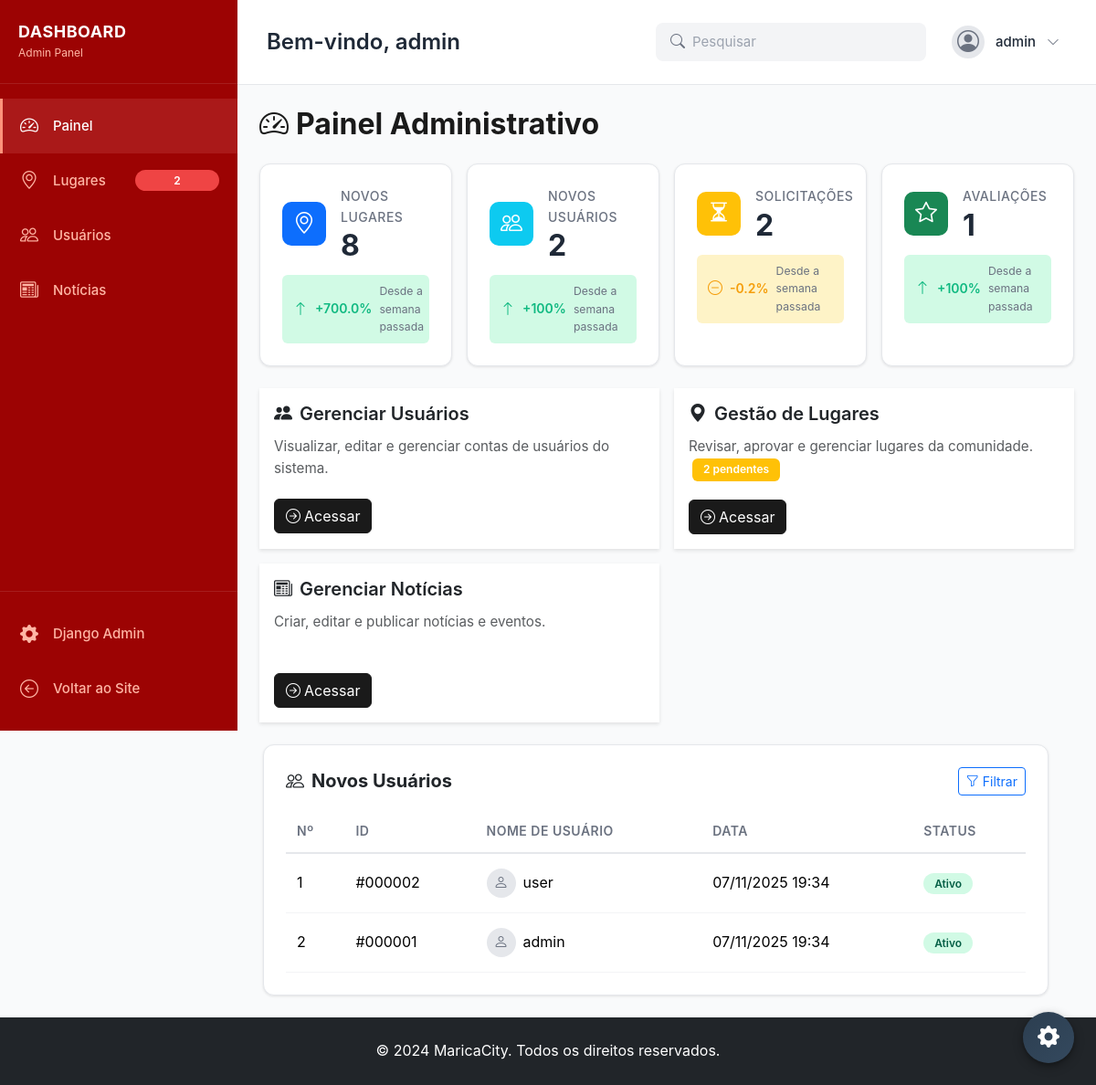
Page /painel-admin/ (signed in) on the committed database.
### apps/accounts/models.py (models this page shows, shortened)
class User(AbstractUser):
    @property
    def can_moderate(self):
        return self.is_staff or self.is_superuser
    class Meta:
        ordering = ["-created_at"]
        verbose_name = "Usuário"
        verbose_name_plural = "Usuários"
    bio = models.TextField(blank=True, null=True, help_text="Biografia do usuário")
    contact_phone = models.CharField(
        max_length=20, blank=True, null=True, help_text="Número de telefone de contato"
    )
    contact_email = models.EmailField(
        blank=True,
        null=True,
        help_text="E-mail de contato público (diferente do e-mail de login)",
    )
    contact_website = models.URLField(
        blank=True, null=True, help_text="Website ou URL de rede social"
    )
    created_at = models.DateTimeField(auto_now_add=True)
    updated_at = models.DateTimeField(auto_now=True)

### apps/core/views.py (the view)
# urls.py: path("painel-admin/", views.admin_dashboard_view, name="admin_dashboard"),
@login_required
def admin_dashboard_view(request):
    if not request.user.can_moderate:
        messages.error(request, "Você não tem permissão para acessar esta página.")
        return redirect("core:landing")
    now = timezone.now()
    week_ago = now - timedelta(days=7)
    two_weeks_ago = now - timedelta(days=14)
    total_users = User.objects.count()
    active_users = User.objects.filter(is_active=True).count()
    total_places = Place.objects.count()
    pending_places = Place.objects.filter(is_approved=False, is_active=True).count()
    approved_places = Place.objects.filter(is_approved=True).count()
    places_this_week = Place.objects.filter(created_at__gte=week_ago).count()
    places_last_week = Place.objects.filter(
        created_at__gte=two_weeks_ago, created_at__lt=week_ago
    ).count()
    places_change = calculate_percentage_change(places_this_week, places_last_week)
    users_this_week = User.objects.filter(date_joined__gte=week_ago).count()
    users_last_week = User.objects.filter(
        date_joined__gte=two_weeks_ago, date_joined__lt=week_ago
    ).count()
    users_change = calculate_percentage_change(users_this_week, users_last_week)
    reviews_this_week = PlaceReview.objects.filter(created_at__gte=week_ago).count()
    reviews_last_week = PlaceReview.objects.filter(
        created_at__gte=two_weeks_ago, created_at__lt=week_ago
    ).count()
    reviews_change = calculate_percentage_change(reviews_this_week, reviews_last_week)
    total_reviews = PlaceReview.objects.count()
    total_news = News.objects.count()
    published_news = News.objects.filter(status=News.PUBLISHED).count()
    draft_news = News.objects.filter(status=News.DRAFT).count()
    recent_users = User.objects.select_related().order_by("-date_joined")[:10]
    context = {
        "total_users": total_users,
        "active_users": active_users,
        "total_places": total_places,
        "pending_places": pending_places,
        "approved_places": approved_places,
        "total_news": total_news,
        "published_news": published_news,
        "draft_news": draft_news,
        "places_this_week": places_this_week,
        "places_change": places_change,
        "users_this_week": users_this_week,
        "users_change": users_change,
        "reviews_this_week": reviews_this_week,
        "reviews_change": reviews_change,
        "total_reviews": total_reviews,
        "recent_users": recent_users,
    }
    return render(request, "core/admin_dashboard.html", context)

### apps/core/context_processors.py (called while the page is built)
def google_oauth(request):
    return {
        "GOOGLE_OAUTH_CLIENT_ID": settings.GOOGLE_OAUTH_CLIENT_ID,
    }

def admin_stats(request):
    if request.user.is_authenticated and request.user.can_moderate:
        from apps.explore.models import Place
        from apps.news.models import News
        return {
            "pending_places": Place.objects.filter(
                is_approved=False, is_active=True
            ).count(),
            "draft_news": News.objects.filter(status=News.DRAFT).count(),
        }
    return {"pending_places": 0, "draft_news": 0}

### apps/core/views.py (called while the page is built)
def calculate_percentage_change(current, previous):
    if previous == 0:
        return 100 if current > 0 else 0
    return round(((current - previous) / previous) * 100, 1)

### templates/core/admin_dashboard.html (shortened to what this page needs)
{% extends "base.html" %}
{% load static %}
{% block extra_css %}
<link rel="stylesheet" href="{% static 'css/components/admin_sidebar.css' %}">
<link rel="stylesheet" href="{% static 'css/components/admin_topbar.css' %}">
<link rel="stylesheet" href="{% static 'css/pages/admin.css' %}">
{% endblock %}
{% block content %}
<div class="admin-container">
  {% include 'includes/admin_sidebar.html' %}
  <div class="admin-main-content">
    {% include 'includes/admin_topbar.html' %}
    <div class="admin-content-wrapper">
      <div class="container-fluid px-4 py-4">
    <div class="d-flex justify-content-between align-items-center mb-4">
      <h1 class="admin-title">
        <i class="bi bi-speedometer2 me-2"></i>Painel Administrativo
      </h1>
    </div>
    <div class="row g-3 mb-4">
      <div class="col-md-3">
        <div class="stat-card-enhanced">
          <div class="stat-header">
            <div class="stat-icon-enhanced bg-primary">
              <i class="bi bi-geo-alt"></i>
            </div>
            <div class="stat-info">
              <div class="stat-label-enhanced">Novos Lugares</div>
              <div class="stat-value-enhanced">{{ places_this_week }}</div>
            </div>
          </div>
          <div class="stat-trend {% if places_change >= 0 %}trend-up{% else %}trend-down{% endif %}">
            <i class="bi bi-arrow-{% if places_change >= 0 %}up{% else %}down{% endif %}"></i>
            <span>{% if places_change > 0 %}+{% endif %}{{ places_change }}%</span>
            <small>Desde a semana passada</small>
          </div>
        </div>
      </div>
      <div class="col-md-3">
        <div class="stat-card-enhanced">
          <div class="stat-header">
            <div class="stat-icon-enhanced bg-info">
              <i class="bi bi-people"></i>
            </div>
            <div class="stat-info">
              <div class="stat-label-enhanced">Novos Usuários</div>
              <div class="stat-value-enhanced">{{ users_this_week }}</div>
            </div>
          </div>
          <div class="stat-trend {% if users_change >= 0 %}trend-up{% else %}trend-down{% endif %}">
            <i class="bi bi-arrow-{% if users_change >= 0 %}up{% else %}down{% endif %}"></i>
            <span>{% if users_change > 0 %}+{% endif %}{{ users_change }}%</span>
            <small>Desde a semana passada</small>
          </div>
        </div>
      </div>
      <div class="col-md-3">
        <div class="stat-card-enhanced">
          <div class="stat-header">
            <div class="stat-icon-enhanced bg-warning">
              <i class="bi bi-hourglass-split"></i>
            </div>
            <div class="stat-info">
              <div class="stat-label-enhanced">Solicitações</div>
              <div class="stat-value-enhanced">{{ pending_places }}</div>
            </div>
          </div>
          <div class="stat-trend {% if pending_places > 0 %}trend-warning{% else %}trend-neutral{% endif %}">
            <i class="bi bi-dash-circle"></i>
            <span>-0.2%</span>
            <small>Desde a semana passada</small>
          </div>
        </div>
      </div>
      <div class="col-md-3">
        <div class="stat-card-enhanced">
          <div class="stat-header">
            <div class="stat-icon-enhanced bg-success">
              <i class="bi bi-star"></i>
            </div>
            <div class="stat-info">
              <div class="stat-label-enhanced">Avaliações</div>
              <div class="stat-value-enhanced">{{ reviews_this_week }}</div>
            </div>
          </div>
          <div class="stat-trend {% if reviews_change >= 0 %}trend-up{% else %}trend-down{% endif %}">
            <i class="bi bi-arrow-{% if reviews_change >= 0 %}up{% else %}down{% endif %}"></i>
            <span>{% if reviews_change > 0 %}+{% endif %}{{ reviews_change }}%</span>
            <small>Desde a semana passada</small>
          </div>
        </div>
      </div>
    </div>
    <div class="row g-3">
      <div class="col-md-6">
        <div class="card admin-card">
          <div class="card-body">
            <h5 class="card-title">
              <i class="bi bi-people-fill me-2"></i>Gerenciar Usuários
            </h5>
            <p class="card-text text-muted">
              Visualizar, editar e gerenciar contas de usuários do sistema.
            </p>
            <a href="{% url 'accounts:user_management' %}" class="btn btn-primary">
              <i class="bi bi-arrow-right-circle me-1"></i>Acessar
            </a>
          </div>
        </div>
      </div>
      <div class="col-md-6">
        <div class="card admin-card">
          <div class="card-body">
            <h5 class="card-title">
              <i class="bi bi-geo-alt-fill me-2"></i>Gestão de Lugares
            </h5>
            <p class="card-text text-muted">
              Revisar, aprovar e gerenciar lugares da comunidade.
              {% if pending_places > 0 %}
                <span class="badge bg-warning ms-1">{{ pending_places }} pendente{{ pending_places|pluralize:"s" }}</span>
              {% endif %}
            </p>
            <a href="{% url 'explore:backlog' %}" class="btn btn-primary">
              <i class="bi bi-arrow-right-circle me-1"></i>Acessar
            </a>
          </div>
        </div>
      </div>
      <div class="col-md-6">
        <div class="card admin-card">
          <div class="card-body">
            <h5 class="card-title">
              <i class="bi bi-newspaper me-2"></i>Gerenciar Notícias
            </h5>
            <p class="card-text text-muted">
              Criar, editar e publicar notícias e eventos.
            </p>
            <a href="{% url 'core:admin_news_list' %}" class="btn btn-primary">
              <i class="bi bi-arrow-right-circle me-1"></i>Acessar
            </a>
          </div>
        </div>
      </div>
    <div class="row mt-4">
      <div class="col-12">
        <div class="recent-users-table">
          <div class="d-flex justify-content-between align-items-center mb-3">
            <h5 class="mb-0">
              <i class="bi bi-people me-2"></i>Novos Usuários
            </h5>
            <a href="{% url 'accounts:user_management' %}" class="btn btn-sm btn-outline-primary">
              <i class="bi bi-funnel me-1"></i>Filtrar
            </a>
          </div>
          {% if recent_users %}
          <div class="table-responsive">
            <table class="table">
              <thead>
                <tr>
                  <th>Nº</th>
                  <th>Id</th>
                  <th>Nome de Usuário</th>
                  <th>Data</th>
                  <th>Status</th>
                </tr>
              </thead>
              <tbody>
                {% for user in recent_users %}
                <tr>
                  <td>{{ forloop.counter }}</td>
                  <td>#{{ user.id|stringformat:"06d" }}</td>
                  <td>
                    <div class="d-flex align-items-center gap-2">
                      <div class="user-avatar-placeholder-mini">
                        <i class="bi bi-person"></i>
                      </div>
                      <span>{{ user.username }}</span>
                    </div>
                  </td>
                  <td>{{ user.date_joined|date:"d/m/Y H:i" }}</td>
                  <td>
                    {% if user.is_active %}
                      <span class="badge-active">Ativo</span>
                    {% else %}
                      <span class="badge-inactive">Inativo</span>
                    {% endif %}
                  </td>
                </tr>
                {% endfor %}
              </tbody>
            </table>
          </div>
          {% else %}
          <div class="text-center py-4">
            <i class="bi bi-inbox" style="font-size: 3rem; color: #9CA3AF;"></i>
            <p class="text-muted mt-2">Nenhum usuário recente encontrado.</p>
          </div>
          {% endif %}
        </div>
      </div>
    </div>
      </div>
    </div>
  </div>
</div>
{% endblock %}

### templates/includes/admin_topbar.html (shortened to what this page needs)
{% load static %}
<div class="admin-topbar">
  <div class="topbar-welcome">
    <h1>Bem-vindo, {% if request.user.first_name %}{{ request.user.first_name }}{% else %}{{ request.user.username }}{% endif %}</h1>
  </div>
  <div class="topbar-actions">
    <div class="search-box d-none d-md-flex">
      <i class="bi bi-search"></i>
      <input type="text" placeholder="Pesquisar" id="topbarSearch">
    </div>
    <div class="user-menu" id="userMenuToggle">
      <div class="user-avatar-placeholder">
        <i class="bi bi-person-circle"></i>
      </div>
      <span class="user-name d-none d-md-inline">{{ request.user.username }}</span>
      <i class="bi bi-chevron-down"></i>
    </div>
  </div>
</div>

### static/css/main.css (style rules this page uses)
:root { --primary-color: #1a1a1a; --secondary-color: #4a4a4a; --accent-color: #e74c3c; --bg-light: #f8f9fa; --bg-dark: #1a1a1a; --text-primary: #212529; --text-secondary: #6c757d; --text-light: #ffffff; --font-primary: -apple-system, BlinkMacSystemFont, 'Segoe UI', Roboto, 'Helvetica Neue', Arial, sans-serif; --font-heading: -apple-system, BlinkMacSystemFont, 'Segoe UI', Roboto, 'Helvetica Neue', Arial, sans-serif; --spacing-xs: 0.5rem; --spacing-sm: 1rem; --spacing-md: 2rem; --spacing-lg: 4rem; --spacing-xl: 6rem; --border-radius-sm: 0; --border-radius-md: 0; --border-radius-lg: 0; --border-radius-xl: 0; --transition-fast: 150ms ease; --transition-normal: 300ms ease; --transition-slow: 500ms ease; --shadow-sm: 0 2px 4px rgba(0, 0, 0, 0.1); --shadow-md: 0 4px 12px rgba(0, 0, 0, 0.15); --shadow-lg: 0 12px 24px rgba(0, 0, 0, 0.2); }
* { margin: 0; padding: 0; box-sizing: border-box; }
html { overflow-y: scroll; -ms-overflow-style: none; scrollbar-width: none; }
body { font-family: var(--font-primary); color: var(--text-primary); line-height: 1.6; -webkit-font-smoothing: antialiased; -moz-osx-font-smoothing: grayscale; overflow-x: hidden; }
h1, h2, h3, h4, h5, h6 { font-family: var(--font-heading); font-weight: 700; line-height: 1.2; margin-bottom: var(--spacing-sm); }
a { text-decoration: none; color: inherit; transition: all var(--transition-fast); }
.btn-primary { background-color: var(--primary-color); border-color: var(--primary-color); transition: all var(--transition-normal); }
.btn { transition: all var(--transition-fast); }
.card { border: none; border-radius: var(--border-radius-md); overflow: hidden; box-shadow: var(--shadow-sm); }
.badge { transition: all var(--transition-fast); }
.bi { transition: transform var(--transition-fast); }
html { scroll-behavior: smooth; }

### static/css/components/admin_sidebar.css (style rules this page uses)
:root { --sidebar-width: 260px; --sidebar-collapsed-width: 70px; --sidebar-bg: #9c0303; --sidebar-text: #ffb6a5; --sidebar-text-active: #ffffff; --sidebar-active-bg: #ff9c9c25; --sidebar-hover-bg: #ff9c9c25; --sidebar-border: #ffffff1a; --primary-blue: #ff937b; }

### static/css/components/admin_topbar.css (style rules this page uses)
.admin-topbar { display: flex; align-items: center; justify-content: space-between; padding: 1.25rem 2rem; background: white; border-bottom: 1px solid #e5e7eb; position: sticky; top: 0; z-index: 100; gap: 1.5rem; }
.topbar-welcome { flex: 1; }
.topbar-welcome h1 { font-size: 1.5rem; font-weight: 600; color: #1f2937; margin: 0; }
.topbar-actions { display: flex; align-items: center; gap: 1.25rem; }
.search-box { display: flex; align-items: center; background: #f3f4f6; border-radius: 8px; padding: 0.5rem 1rem; gap: 0.5rem; min-width: 250px; transition: all 0.2s ease; }
.search-box i { color: #6b7280; font-size: 1rem; }
.search-box input { border: none; background: transparent; outline: none; font-size: 0.9375rem; color: #1f2937; width: 100%; }
.search-box input::placeholder { color: #9ca3af; }
.user-menu { display: flex; align-items: center; gap: 0.75rem; padding: 0.5rem; border-radius: 8px; cursor: pointer; transition: background 0.2s ease; position: relative; }
.user-avatar-placeholder { width: 36px; height: 36px; border-radius: 50%; background: #e5e7eb; display: flex; align-items: center; justify-content: center; color: #6b7280; font-size: 1.5rem; }
.user-name { font-size: 0.9375rem; font-weight: 500; color: #1f2937; }
.user-menu i.bi-chevron-down { font-size: 0.875rem; color: #6b7280; transition: transform 0.2s ease; }

### rows in the picture
User: user.username "admin", id "000001", username "admin", date_joined "07/11/2025 19:34", is_active "Ativo"
User: id "000002", username "user", date_joined "07/11/2025 19:34", is_active "Ativo"

### other values in the picture
{{ pending_places }} "2"
{{ places_this_week }} "8"
{{ places_change }} "700.0"
{{ users_this_week }} "2"
{{ users_change }} "100"
{{ reviews_this_week }} "1"
{{ reviews_change }} "100"
